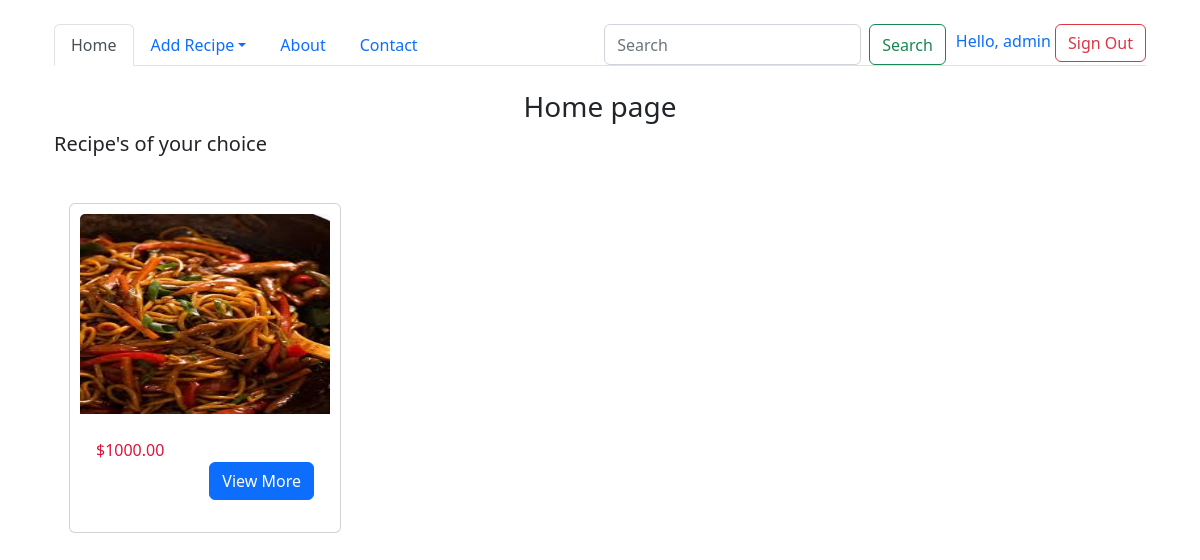
The app's page / (signed in) with its own data.
### main/models.py (models this page shows, shortened)
class Recipe(models.Model):
    name = models.CharField(max_length=100)
    description = models.TextField()
    price = models.DecimalField(decimal_places=2, max_digits=8)
    image = models.ImageField(upload_to='recipes/')
    owner = models.ForeignKey(User, on_delete=models.CASCADE, null=True)
    date = models.DateTimeField(auto_now=True)

### main/views.py (the view)
# urls.py: path('', views.home, name='home'),
def home(request):
    recipes = Recipe.objects.all()
    context = {'recipes':recipes}
    return render(request, 'index.html', context)

### main/templates/index.html (shortened to what this page needs)
{% extends 'base.html' %}
{% block content %}
<div class="container">
<h3><center>Home page</center></h3>
    <h5>Recipe's of your choice</h5><br>
    {% for recipe in recipes %}
    <div class="card" style="width: 17rem;display: inline-flex;margin:15px;padding:10px;height:330px">
        <img src="{{recipe.image.url}}" style="height: 200px;" class="card-img-top" alt="{{recipe.name}}_image">
        <div class="card-body">
          <span style="color: crimson;">${{recipe.price}}</span>
          <div class="d-flex justify-content-end">
            <a href="#" class="btn btn-primary">View More</a>
          </div>
        </div>
    </div>
    {% endfor %}
</div>
{% endblock content %}

### main/templates/includes/navbar.html (shortened to what this page needs)
<div class="container-fluid">
  <ul class="nav nav-tabs">
      <li class="nav-item">
        <a class="nav-link active" aria-current="page" href="{% url 'home' %}">Home</a>
      </li>
      <li class="nav-item dropdown">
        <a class="nav-link dropdown-toggle" data-bs-toggle="dropdown" href="#" role="button" aria-expanded="false">Add Recipe</a>
      </li>
      <li class="nav-item">
        <a class="nav-link" href="{% url 'about' %}">About</a>
      </li>
      <li class="nav-item">
        <a class="nav-link">Contact</a>
      </li>
    <form class="d-flex ms-auto" role="search">
      <input class="form-control me-2" type="search" placeholder="Search" aria-label="Search">
      <button class="btn btn-outline-success" type="submit">Search</button>
    </form>
    <div style="margin-left:10px ;">
      {% if user.is_authenticated %}
      <span><a href="{% url 'profile' %}" style="text-decoration: none;">Hello, {{user.username}}</a></span>
      <a class="btn btn-outline-danger" href="{% url 'logout' %}" type="submit">Sign Out</a>
      {% else %}
      <a class="btn btn-outline-dark" href="{% url 'login' %}" type="submit">Sign In</a>
      <a class="btn btn-outline-secondary" href="{% url 'register' %}" type="submit">Sign Up</a>
      {% endif %}
    </div>
  </ul>
</div>

### records on screen
Recipe: image (picture), price "1000.00"

### other values on screen
{{ user.username }} "admin"
